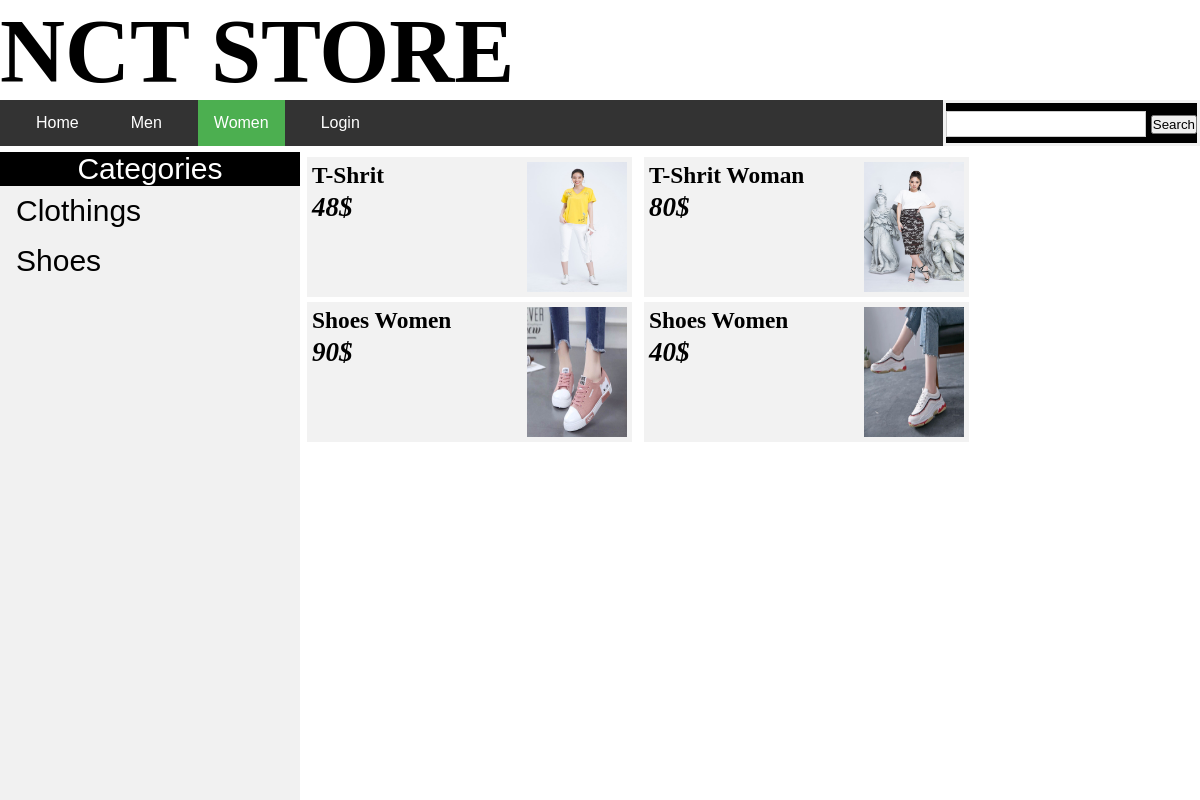
The page /women.php on the database its author committed.
### tables this page shows
CREATE TABLE `categories` (
  `cateID` int(6) DEFAULT NULL,
  `cateName` varchar(100) DEFAULT NULL
);

CREATE TABLE `product` (
  `productID` int(6) DEFAULT NULL,
  `productName` varchar(100) DEFAULT NULL,
  `productPrice` int(50) DEFAULT NULL,
  `image` varchar(100) DEFAULT NULL,
  `des` varchar(200) DEFAULT NULL,
  `cateID` int(6) DEFAULT NULL,
  `genderID` int(6) DEFAULT NULL
);

### dbconnector.php (called while the page is built, shortened)
<?php
class DBConnector{
	public $host = 'localhost';
	public $dbname = 'asmt';
	public $un = 'root';
	public $pw = '';
	public function runQuery($sql)
	{
		$conn = new mysqli($this->host, $this->un, $this->pw, $this->dbname);
		mysqli_set_charset($conn, 'UTF8');
		$result = $conn->query($sql);
		$rows = mysqli_fetch_all($result, MYSQLI_ASSOC);
		return $rows;
	}
}
?>

### women.php (the view, shortened to what this page needs)
<!DOCTYPE html>
<html>
<head>
	<link rel="stylesheet" type="text/css" href="style/css.css">
</head>
<body>
	<div class="logo"><h1>NCT STORE</h1></div>
	<div class="menu">
		<ul>
		  <li><a href="index.php">Home</a></li>
		  <li><a href="men.php">Men</a></li>
		  <li><a class="active" href="women.php">Women</a></li>
		  <li><a href="login.php">Login</a></li>
		  <form action="searchF.php" style="float: right;background-color: black;height: 40px;">
					<input type="text" name="search" style="width: 200px;height: 10px;">
					<input type="submit" name="searchbtn" value="Search" placeholder="Search....">
			</form>
		</ul>
	</div>
	<div class="main">
		<div class="left">
			<ul>
				<li style="text-align: center;font-size: 30px;background-color: black;color: white;">Categories</li>
			  <li><?php
							require_once('./dbconnector.php');
							$conn = new DBConnector();
							$sql = "Select * From categories";
							$rows = $conn->runQuery($sql);
							foreach($rows as $r)
							{
							?>
								<a href="catePageG.php?cateID=<?=$r['cateID']?>"><?=$r['cateName']?></a>
						<?php
							}
						?>
				</li>
			</ul>
		</div>
		<div class="right">
			<div class="contentv1">
				<?php
						require_once('./dbconnector.php');
						$cn = new DBConnector();
						$rows = $cn->runQuery('Select * From product where genderID = 2');
						foreach($rows as $r)
						{
				?>
				<a href="showDetail.php?productID=<?=$r['productID']?>">
				<div class="itemv1">
							<div class="imagev1"><img src="<?=$r['image']?>"></div>
							<div class="namev1"><h3><?=$r['productName']?></h3></div>
							<div class="pricev1"><h2><?=$r['productPrice']?>$</h2></div>
				</div>
				</a>
				<?php
						}
				?>
			</div>
		</div>
	</div>
</body>
</html>

### style/css.css (style rules this page uses)
* { padding:0; margin:0; }
.logo { width:100%; height:100px; font-family: calibri; font-size: 45px; }
.menu { width:100%; height:50px; }
.menu ul { list-style-type: none; margin: 0; padding: 0; overflow: hidden; background-color: #333; }
.menu ul li { float: left; margin-left: 20px; }
.menu ul li a { display: block; color: white; text-align: center; padding: 14px 16px; text-decoration: none; }
.active { background-color: #4CAF50; }
.main { width: 100%; height: auto; margin-top: 2px; }
.left ul { list-style-type: none; margin: 0; padding: 0; width: 25%; background-color: #f1f1f1; position: fixed; height: 100%; overflow: auto; }
.left ul li a { display: block; color: #000; padding: 8px 16px; font-size: 30px; text-decoration: none; }
.contentv1 { width: 100%; height: 100%; }
.itemv1 { width: 325px; height: 140px; float: left; padding: 5px; box-sizing: border-box; margin-left: 12px; margin-top:5px; background-color: #f2f2f2; }
.contentv1 a { color:black; font-weight: bold; }
.imagev1 { width: 100px; height: 130px; float:right; }
.imagev1 img { width: 100%; height: 100%; }
.namev1 { font-family: calibri; height: 30px; width: 200px; float: left; font-weight: bold; font-size: 20px; }
.namev1 h3 { font-family: calibri; }
.pricev1 { font-family: calibri; font-size:18px; font-style: italic; font-weight: bold; height: 30px; width: 150px; float: left; }
.right { float:right; width: 75%; height: 500px; margin-right:5px; }
body { font-family: Arial, Helvetica, sans-serif; }
form { border: 3px solid #f1f1f1; }
input[type=text], input[type=password] { width: 100%; padding: 12px 20px; margin: 8px 0; display: inline-block; border: 1px solid #ccc; box-sizing: border-box; }

### rows shown on the page
categories: cateName "Clothings"
categories: cateName "Shoes"
product: image (picture), productName "T-Shrit", productPrice "48"
product: image (picture), productName "T-Shrit Woman", productPrice "80"
product: image (picture), productName "Shoes Women", productPrice "90"
product: image (picture), productName "Shoes Women", productPrice "40"
